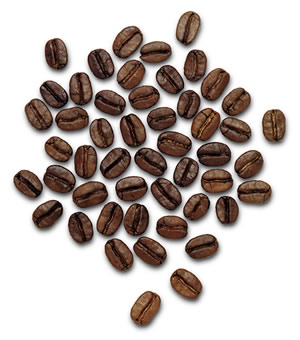
#> input picture Ex_segmentation/TestImages/coffee_grains.jpg, 300 x 340 px, found by its file name
$ jupyter execute Ex2_coffe.ipynb
#> lines starting #> are read from the running program, lines starting #| are printed output that depends on the picture; after the words box and inside, x2 and y2 are one past the last pixel; in counts of white or black regions, pixels touching at a corner belong together
Here I just found the markers and then counted the number of grains in the image with Found Countours function.
The implementation of watershed is in the exercise 3, as specified in the pdf.

[cell 1]
from google.colab import drive
drive.mount('/content/drive')

[cell 2]
# import libraries
import cv2
from google.colab.patches import cv2_imshow
import numpy as np

[cell 3]
original_coffee = cv2.imread("/content/drive/MyDrive/Image Analysis/Ex_segment/coffee_grains.jpg")
#> original_coffee is the input picture: shape (340, 300, 3); mean B, G, R 179.4, 183.5, 192.9

[cell 4]
coffee = cv2.imread("/content/drive/MyDrive/Image Analysis/Ex_segment/coffee_grains.jpg", cv2.IMREAD_GRAYSCALE)
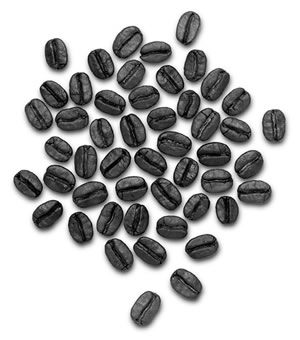
#> coffee: shape (340, 300); min 0, max 255, mean 185.9

[cell 5]
cv2_imshow(coffee)

[cell 6]
def treshold(treshold, input_img):

#> called with treshold = 180
  nrows = input_img.shape[0]
#> nrows = 340
  ncols = input_img.shape[1]
#> ncols = 300
  output_img = np.zeros((nrows, ncols))

  for i in range(nrows):
    for j in range(ncols):

      if input_img[i][j] >= treshold:
        output_img[i][j] = 255
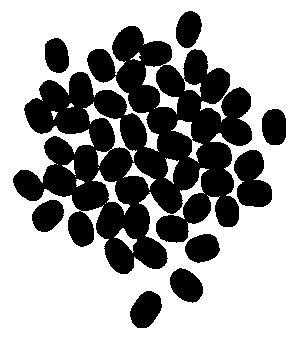
#> output_img: shape (340, 300) float64; 63.4% white; 9 black regions, largest, box (x1, y1, x2, y2) and area: (13, 26, 252, 274) 30473, (234, 150, 272, 207) 1522, (130, 291, 162, 328) 849

  return output_img

[cell 7]
thresh = treshold(180, coffee)
cv2_imshow(thresh)

[cell 8]
color_inv = 255 - thresh
cv2_imshow(color_inv)

[cell 9]
def calculateRange(i, index, tot):
  if (index < i) :
    #not enouth in the upper part
    step = i - index
    return range(-i+step, i+1)

  elif((tot-1)-index < i):
    #not enouth in the lower part
    step = i - (tot - (index + 1))
    return range(-i, i+1-step)

  else:
    #hole filter
    return range(-i, i+1)

[cell 10]
def erosion(image, i):

#> called with i = 8
  nrowfil = 2*i +1

  shape = image.shape
#> shape = (340, 300)
  nrows = image.shape[0]
#> nrows = 340
  ncols = image.shape[1]
#> ncols = 300

  output_img = image.copy()

  for r in range(nrows):
    for c in range(ncols):

      minimum = image[r][c]

      row_fil = calculateRange(i, r, nrows)
      col_fil = calculateRange(i, c, ncols)

      for row in row_fil:
        for col in col_fil:
          pixel = image[r+row][c+col]

          if(pixel < minimum):
            #update the minimum
            minimum = pixel
      output_img[r][c] = minimum
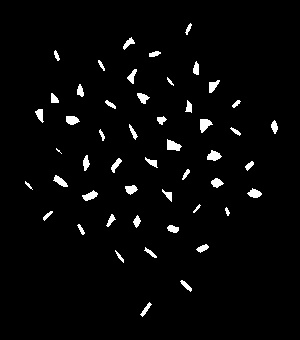
#> output_img: shape (340, 300) float64; 2.9% white; 50 white regions (1 under 20 px), largest, box (x1, y1, x2, y2) and area: (167, 139, 182, 151) 116, (200, 119, 213, 133) 114, (207, 150, 222, 161) 105

  return output_img

[cell 11]
def dilation(image, i):

#> called with i = 2
  nrowfil = 2*i +1

  shape = image.shape
  nrows = image.shape[0]
  ncols = image.shape[1]

  output_img = image.copy()

  for r in range(nrows):
    for c in range(ncols):

      maximum = image[r][c]

      row_fil = calculateRange(i, r, nrows)
      col_fil = calculateRange(i, c, ncols)

      for row in row_fil:
        for col in col_fil:
          pixel = image[r+row][c+col]

          if(pixel > maximum):
            #update the maximum
            maximum = pixel
      output_img[r][c] = maximum
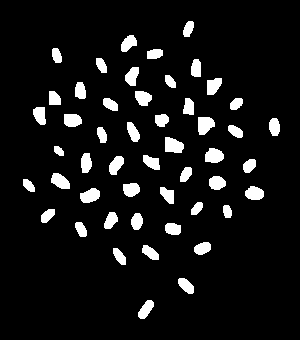
#> output_img: shape (340, 300) float64; 7.9% white; 50 white regions, largest, box (x1, y1, x2, y2) and area: (165, 137, 184, 153) 240, (198, 117, 215, 135) 238, (205, 148, 224, 163) 225

  return output_img

[cell 12]
dil = erosion(color_inv, 8)
cv2_imshow(dil)

[cell 13]
eros = dilation(dil, 2)
cv2_imshow(eros)

[cell 14]
array = np.array(eros, np.uint8)

[cell 15]
contours, _ = cv2.findContours(array, cv2.RETR_EXTERNAL, cv2.CHAIN_APPROX_SIMPLE)

[cell 16]
len(contours)
#> Out = 50
